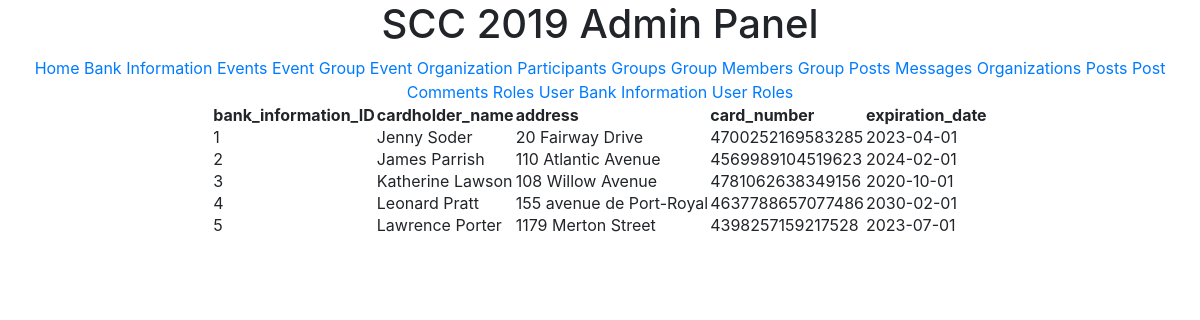
The page /scc/public/bank_information.php on the database its author committed.
### tables this page shows
CREATE TABLE `bank_information` (
  `bank_information_ID` INT(10) NOT NULL AUTO_INCREMENT,
  `cardholder_name` VARCHAR(45) NOT NULL,
  `address` VARCHAR(100) NOT NULL,
  `card_number` VARCHAR(16) NOT NULL,
  `expiration_date` DATE NOT NULL,
  PRIMARY KEY (`bank_information_ID`)
);

### scc/app/operations/crud.php (called while the page is built, shortened)
<?php
require "../../config.php";
require "../../common.php";
try {
    $conn = new PDO("mysql:dbname=$dbname;host=$host", $username, $password, $options);
} catch(PDOException $error) {
    echo $sql . "<br>" . $error->getMessage();
}
function readAll($table) {
    try  {
        global $conn;
        $sql = "SELECT * FROM $table";
        $statement = $conn->prepare($sql);
        $statement->execute();
        $result = $statement->fetchAll();
        return $result;
    } catch(PDOException $error) {
        echo $sql . "<br>" . $error->getMessage();
    }
}

### common.php (called while the page is built)
<?php
function escape($html) {
    return htmlspecialchars($html, ENT_QUOTES | ENT_SUBSTITUTE, "UTF-8");
}

### scc/public/bank_information.php (the view)
<?php
require "../app/operations/crud.php";
$result = readAll('bank_information');
?>
<?php
    include "header.php";
?>
<table align="center">
    <thead>
        <tr>
            <th>bank_information_ID</th>
            <th>cardholder_name</th>
            <th>address</th>
            <th>card_number</th>
            <th>expiration_date</th>
        </tr>
    </thead>
    <tbody>
        <?php foreach ($result as $row) { ?>
            <tr>
                <td><?php echo escape($row["bank_information_ID"]); ?></td>
                <td><?php echo escape($row["cardholder_name"]); ?></td>
                <td><?php echo escape($row["address"]); ?></td>
                <td><?php echo escape($row["card_number"]); ?></td>
                <td><?php echo escape($row["expiration_date"]); ?></td>
            </tr>
        <?php } ?>
    </tbody>
</table>

### scc/public/header.php (shortened to what this page needs)
<link rel="stylesheet" href="https://stackpath.bootstrapcdn.com/bootstrap/4.4.1/css/bootstrap.min.css">
<link rel="stylesheet" href="css/style.css">
<div align="center">
    <h1>SCC 2019 Admin Panel</h1>
    <a href="index.php">Home</a>
    <a href="bank_information.php">Bank Information</a>
    <a href="index.php">Events</a>
    <a href="index.php">Event Group</a>
    <a href="index.php">Event Organization Participants</a>
    <a href="index.php">Groups</a>
    <a href="index.php">Group Members</a>
    <a href="index.php">Group Posts</a>
    <a href="index.php">Messages</a>
    <a href="index.php">Organizations</a>
    <a href="index.php">Posts</a>
    <a href="index.php">Post Comments</a>
    <a href="index.php">Roles</a>
    <a href="index.php">User Bank Information</a>
    <a href="index.php">User Roles</a>
</div>

### rows shown on the page
bank_information: bank_information_ID "1", cardholder_name "Jenny Soder", address "20 Fairway Drive", card_number "4700252169583285", expiration_date "2023-04-01"
bank_information: bank_information_ID "2", cardholder_name "James Parrish", address "110 Atlantic Avenue", card_number "4569989104519623", expiration_date "2024-02-01"
bank_information: bank_information_ID "3", cardholder_name "Katherine Lawson", address "108 Willow Avenue", card_number "4781062638349156", expiration_date "2020-10-01"
bank_information: bank_information_ID "4", cardholder_name "Leonard Pratt", address "155 avenue de Port-Royal", card_number "4637788657077486", expiration_date "2030-02-01"
bank_information: bank_information_ID "5", cardholder_name "Lawrence Porter", address "1179 Merton Street", card_number "4398257159217528", expiration_date "2023-07-01"
